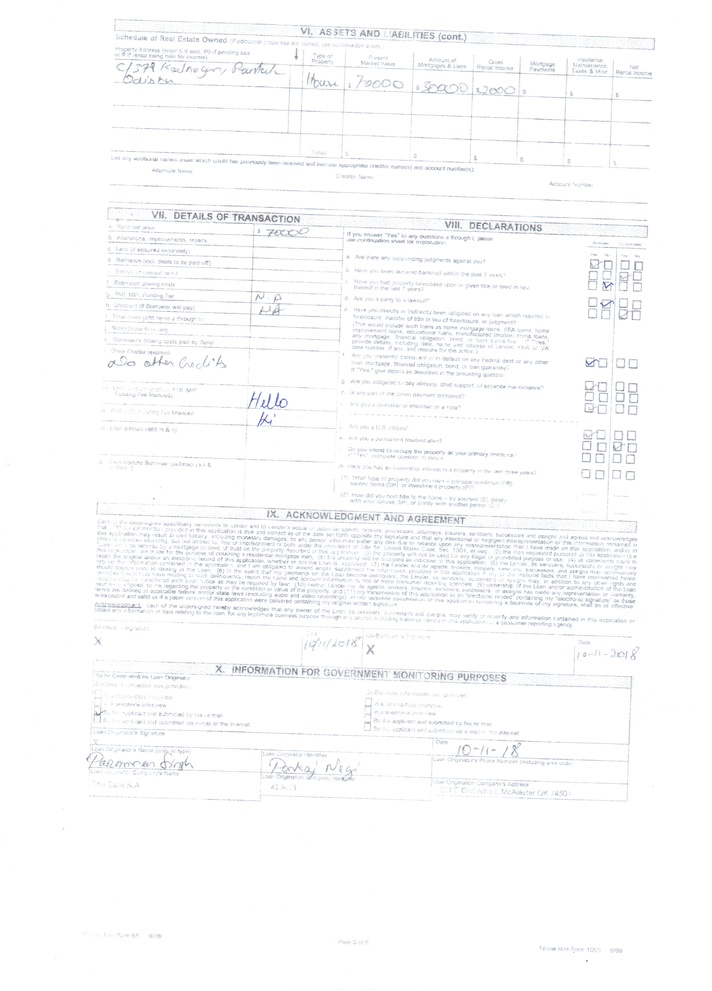
#> input picture Pyimages/Module1/Page3.jpeg, 712 x 991 px, shrunk from 2481 x 3456 before the run
$ python Example14-1.6.2-BlackHat-WhiteHat.py --image ../Page3.jpeg
#> lines starting #> are read from the running program, lines starting #| are printed output that depends on the picture
"""
NOTE:
    Up until this point we have only applied morphological operations to binary images.
    But we can also apply morphological operations to grayscale images as well. In fact, both the top hat/white hat and
    the black hat operators are more suited for grayscale images rather than binary ones.
6_____________Top Hat/White Hat____________:
    the difference between the original (grayscale/single channel) input image and the opening.
    A top hat operation is used to reveal bright regions of an image on dark backgrounds
    We will use the cv2.MORP_TOPHAT as the morphological gradient
    rectKernel = cv2.getStructuringElement(cv2.MORPH_RECT, (13, 5))
    tophat = cv2.morphologyEx(gray, cv2.MORPH_TOPHAT, rectKernel)
    we need to select the structuring element based upen the object which we want to select suppose its a number plate
    then defines a rectangular structuring element with a width of 13 pixels and a height of 5 pixels.
    As I mentioned earlier in this lesson, structuring elements can be of arbitrary size. And in this case,
    we are applying a rectangular element that is almost 3x wider than it is tall.
    By having some basic a priori knowledge of the objects you want to detect in images, we can construct structuring
    elements to better aide us in finding them
7________________Black Hat__________________:
    The black hat operation is the difference between the closing of the input image and the input image itself.
    the black hat operator is simply the opposite of the white hat operator
    We apply the black hat operator to reveal dark regions (i.e. the license plate text) against light backgrounds
    (i.e. the license plate itself).
    rectKernel = cv2.getStructuringElement(cv2.MORPH_RECT, (13, 5))
    blackhat = cv2.morphologyEx(gray, cv2.MORPH_BLACKHAT, rectKernel)
    here we use cv2.MORPH_BLACKHAT as the morphological gradient

"""
# import the necessary packages
import argparse
import cv2

# construct the argument parser and parse the arguments
ap = argparse.ArgumentParser()
ap.add_argument("-i", "--image", required=True, help="Path to the image")
args = vars(ap.parse_args())

# load the image and convert it to grayscale
image = cv2.imread(args["image"])
#> image is the input picture: shape (991, 712, 3); mean B, G, R 251.4, 250.9, 250.5
gray = cv2.cvtColor(image, cv2.COLOR_BGR2GRAY)

# construct a rectangular kernel and apply a blackhat operation which
# enables us to find dark regions on a light background
rectKernel = cv2.getStructuringElement(cv2.MORPH_RECT, (13, 5))
blackhat = cv2.morphologyEx(gray, cv2.MORPH_BLACKHAT, rectKernel)
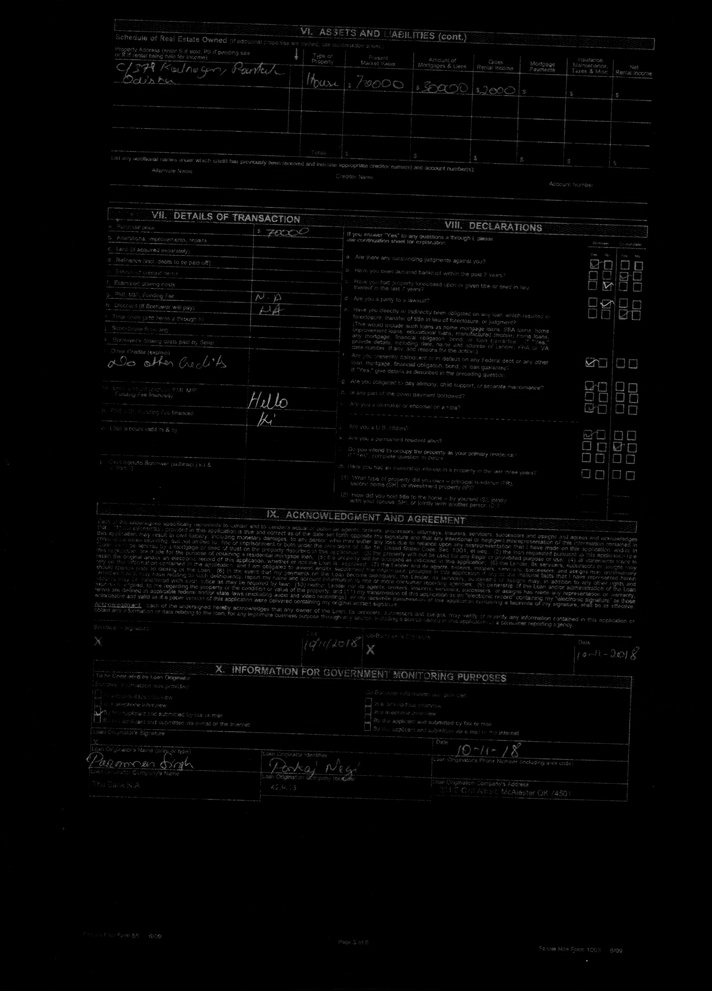
#> blackhat: shape (991, 712); min 0, max 173, mean 4.1

# similarly, a tophat (also called a "whitehat") operation will enable
# us to find light regions on a dark background
tophat = cv2.morphologyEx(gray, cv2.MORPH_TOPHAT, rectKernel)
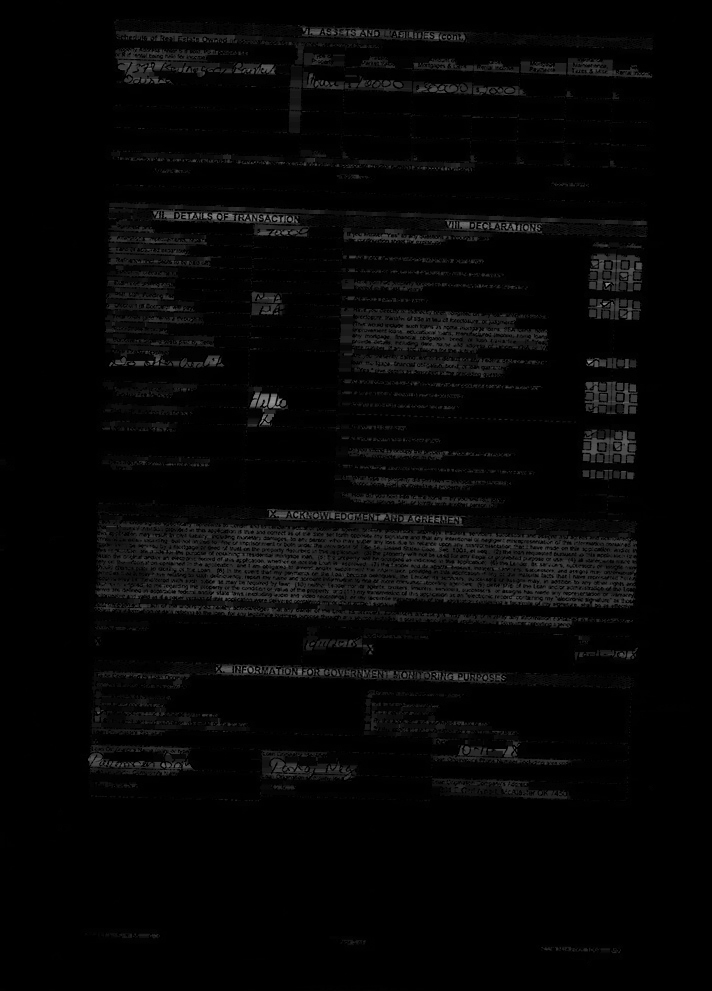
#> tophat: shape (991, 712); min 0, max 148, mean 6

# show the output images
cv2.imshow("Original", image)
cv2.imshow("Blackhat", blackhat)
cv2.imshow("Tophat", tophat)
cv2.waitKey(0)
